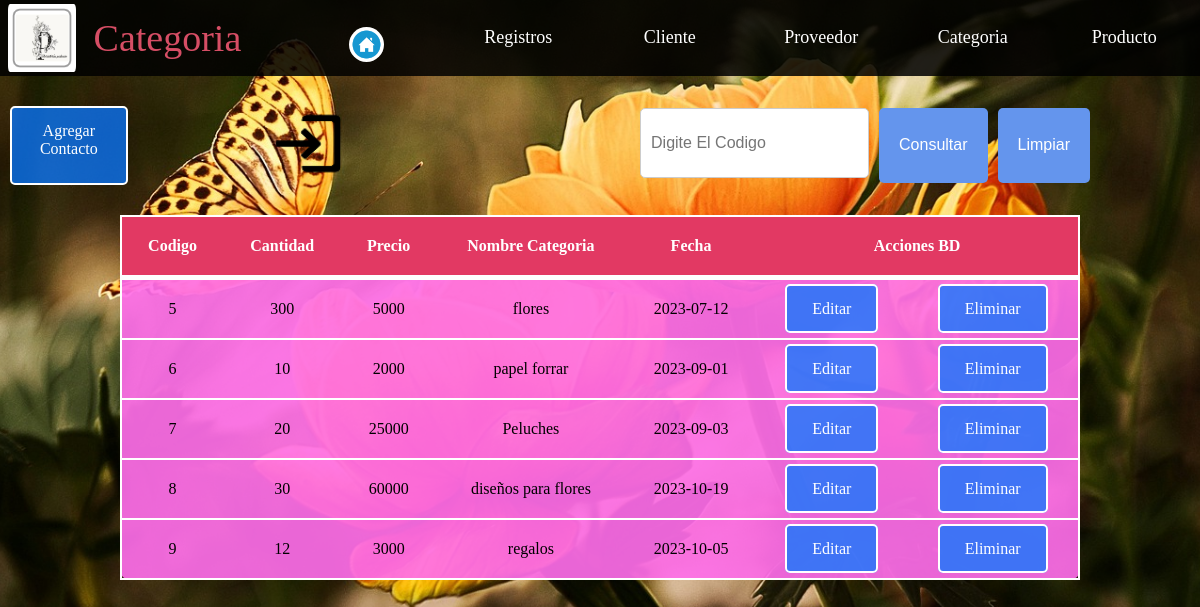
Screenshot of /categoria.php (signed in) with the database file from the repository.
### tables this page shows
CREATE TABLE `categoria` (
  `cod_categoria` int(20) NOT NULL,
  `cantidad_categoria` varchar(100) NOT NULL,
  `precio_categoria` int(60) NOT NULL,
  `nom_categoria` varchar(50) NOT NULL,
  `año_categoria` date NOT NULL
);

### categoria.php (the view, shortened to what this page needs)
<!DOCTYPE html>
<html lang="es">
<head>
    <link rel="stylesheet" href="./css/estilyooo.css">
    <link rel="stylesheet" href="./css/estilocrud2.css">
</head>
<body id="background-register">
<header>
        <nav class="menuprincipal">
            <ul class="menu">
                <div id="position-logo"> <img src="imagenes/logo.jpeg" alt=""><h2> Categoria</div>
                <li><a href="view/inicio.php"><img src="imagenes/house.png" alt=""></a></li>
                <li><a href="iniciocrud.php">Registros</a></li>
                <li><a href="usuariocrud.php">Cliente</a></li>
                <li><a href="proveedor.php">Proveedor</a></li>
                <li><a href="categoria.php">Categoria</a></li>
                <li><a href="producto.php">Producto</a></li>
            </ul>
        </nav>
    </header>
         <div id="buscardor">
             <a href="crud-categoria/formulario-agregar-contacto.php" class="dir-a">Agregar Contacto</a>
             <div class="salida">
     <a href="./cerrarsesion.php"><img src="./imagenes/salida.png" alt="" height="75" width="80"></a>
    </div>
                <div id="buscador">
                        <form action="crud-categoria/consultar-contacto.php" method="POST" class="search-container">
                        <input type="text" class="search-input"  name="cod_categoria" placeholder="Digite El Codigo ">
                        <button type="submit" class="button0" value="Consultar">Consultar </button>
                        <button type="reset" class="button0" value="Limpiar">Limpiar    </button>
                        </form>
                </div>
        </div>
    <table>
             <thead>
                      <tr>
                            <th>Codigo</th>
                             <th>Cantidad</th>
                              <th>Precio</th>
                             <th>Nombre Categoria</th>
                             <th>Fecha</th>
                             <th colspan="2">Acciones BD</th>
                      </tr>
             </thead>
 </body>
 </html>
<?php
    $connect=conexion();
    $sql= "SELECT* FROM categoria";
    $resultado=mysqli_query($connect,$sql);
?>
<tbody>
    <?php
    $filas=mysqli_fetch_assoc($resultado);
    ?>
    <tr>
        <td><?php echo $filas ['cod_categoria'] ?> </td>
        <td><?php echo $filas ['cantidad_categoria'] ?> </td>
        <td><?php echo $filas ['precio_categoria'] ?> </td>
        <td><?php echo $filas ['nom_categoria'] ?> </td>
        <td><?php echo $filas ['año_categoria'] ?> </td>
        <td> <a href="crud-categoria/actualizar-contacto.php?cod_categoria=<?php echo $filas['cod_categoria']?>"class="dir-a">Editar</a></td>
        <td> <a href="crud-categoria/delete-contacto.php?cod_categoria=<?php echo $filas['cod_categoria']?>"class="dir-a"> Eliminar</a></td>
    </tr>
</tbody>
<tbody>
    <?php
    while($filas=mysqli_fetch_assoc($resultado)){
    ?>
      <tr>
        <td><?php echo $filas ['cod_categoria'] ?> </td>
        <td><?php echo $filas ['cantidad_categoria'] ?> </td>
        <td><?php echo $filas ['precio_categoria'] ?> </td>
        <td><?php echo $filas ['nom_categoria'] ?> </td>
        <td><?php echo $filas ['año_categoria'] ?> </td>
        <td> <a href="crud-categoria/actualizar-contacto.php?cod_categoria=<?php echo $filas['cod_categoria']?>"class="dir-a">Editar</a></td>
        <td> <a href="crud-categoria/delete-contacto.php?cod_categoria=<?php echo $filas['cod_categoria']?>"class="dir-a"> Eliminar</a></td>
    </tr>
        <?php
    }
        ?>
</tbody>
<!DOCTYPE html>
<html lang="es">
<head>
    <link rel="stylesheet" href="css/estilo-crud2.css">
</head>
<body>
</body>
</html>

### css/estilyooo.css (style rules this page uses)
* { margin: 0; padding: 0; box-sizing: border-box; }
header { width: 100%; height: 2cm; background: rgba(0, 0, 0, 0.625); z-index: 100; position: sticky; top: 0; }
.menuprincipal { display: flex; width: 100%; height: 2cm; background: rgba(0, 0, 0, 0.625); }
.menu { height: 2cm; display:flex; width: 100%; justify-content: space-between; }
.menu #position-logo { height: 2cm; display:flex; width: 100%; margin-right: 0cm; }
.menu #position-logo h2 { font-size:38px; color:#d64e65 ; font-weight: 100; padding: 1rem 10px; overflow: hidden; width: 100%; display: flex; }
.menu #position-logo img { padding: 4px 8px; border-radius: 10px; }
.menu li { list-style: none; height: 100%; width: 50%; padding: 1.7rem 4px; text-align: center; }
.menu li a { text-decoration: none; color: white; font-size: 18px; height: 100%; width: 100%; overflow: hidden; text-align: center; }
.menu li a img { color: white; height: 35px; overflow: hidden; text-align: center; background-color:white ; border-radius: 50%; }
.salida { width: 60%; display: flex; justify-content: center; }
#buscardor { display: flex; justify-content: space-evenly; }

### css/estilocrud2.css (style rules this page uses)
* { box-sizing: border-box; margin: 0; padding: 0; }
#background-register { width: 100%; height: 100vh; background: url(../imagenes/fondo3.jpg) no-repeat; background-size: cover; background-position: center; }
table { background-color: #ff6eece8; text-align: center; width:80%; border-collapse: collapse; margin:auto ; border: 2px solid white; border-radius: 10px; }
th, td { padding:20px; border-bottom: 2px solid white; }
thead { background-color: #e23963; border-bottom:solid 5px #fefefe; color: white; }
.dir-a:link, .dir-a:visited { background-color: #0a78ffc2; color: white; padding: 14px 25px; text-align: center; text-decoration: none; border: 2px solid white; border-radius: 5px; }
.search-container { text-align: center; display: inline-flex; }
.search-input { padding: 10px; width: 400px; border: 2px solid #ccc; border-radius: 5px; font-size: 17px; outline: none; }
.button0 { padding: 10px 20px; background-color:cornflowerblue; color: #fff; border: none; border-radius: 5px; cursor: pointer; font-size: 16px; margin-left: 10px; }
#buscador { display: flex; justify-content: right; margin: 2px auto; width: 100%; }
#buscardor { display: flex; width: 90%; margin: 30px 10px; }
input[type="text"], input[type="email"], input[type="number"], input[type="date"], input[type="password"] { width: 100%; padding: 10px; margin-bottom: 5px; border: 1px solid #ccc; border-radius: 5px; font-size: 16px; }

### css/estilo-crud2.css (style rules this page uses)
* { box-sizing: border-box; margin: 0; padding: 0; }
#background-register { width: 100%; height: 100vh; background: url(../imagenes/fondo3.jpg) no-repeat; background-size: cover; background-position: center; }
table { background-color: #ff6eece8; text-align: center; width:80%; border-collapse: collapse; margin:auto ; border: 2px solid white; border-radius: 10px; }
th, td { padding:20px; border-bottom: 2px solid white; }
thead { background-color: #e23963; border-bottom:solid 5px #fefefe; color: white; }
.dir-a:link, .dir-a:visited { background-color: #0a78ffc2; color: white; padding: 14px 25px; text-align: center; text-decoration: none; border: 2px solid white; border-radius: 5px; }
.search-container { text-align: center; display: inline-flex; }
.search-input { padding: 10px; width: 400px; border: 2px solid #ccc; border-radius: 5px; font-size: 17px; outline: none; }
.button0 { padding: 10px 20px; background-color:cornflowerblue; color: #fff; border: none; border-radius: 5px; cursor: pointer; font-size: 16px; margin-left: 10px; }
#buscador { display: flex; justify-content: right; margin: 2px auto; width: 100%; }
#buscardor { display: flex; width: 90%; margin: 30px 10px; }
input[type="text"], input[type="email"], input[type="number"], input[type="date"], input[type="password"] { width: 100%; padding: 10px; margin-bottom: 5px; border: 1px solid #ccc; border-radius: 5px; font-size: 16px; }

### rows the page displays
categoria: cod_categoria "5", cantidad_categoria "300", precio_categoria "5000", nom_categoria "flores", año_categoria "2023-07-12"
categoria: cod_categoria "6", cantidad_categoria "10", precio_categoria "2000", nom_categoria "papel forrar", año_categoria "2023-09-01"
categoria: cod_categoria "7", cantidad_categoria "20", precio_categoria "25000", nom_categoria "Peluches", año_categoria "2023-09-03"
categoria: cod_categoria "8", cantidad_categoria "30", precio_categoria "60000", nom_categoria "diseños para flores", año_categoria "2023-10-19"
categoria: cod_categoria "9", cantidad_categoria "12", precio_categoria "3000", nom_categoria "regalos", año_categoria "2023-10-05"
